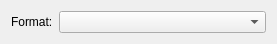
<?xml version="1.0" encoding="UTF-8"?>
<ui version="4.0">
 <class>KmlImportOptionWidget</class>
 <widget class="QWidget" name="KmlImportOptionWidget">
  <property name="geometry">
   <rect>
    <x>0</x>
    <y>0</y>
    <width>277</width>
    <height>43</height>
   </rect>
  </property>
  <layout class="QFormLayout" name="formLayout">
   <item row="0" column="0">
    <widget class="QLabel" name="formatLabel">
     <property name="text">
      <string>Format:</string>
     </property>
    </widget>
   </item>
   <item row="0" column="1">
    <widget class="QComboBox" name="formatComboBox">
     <property name="minimumSize">
      <size>
       <width>200</width>
       <height>0</height>
      </size>
     </property>
    </widget>
   </item>
  </layout>
 </widget>
 <resources/>
 <connections/>
</ui>
